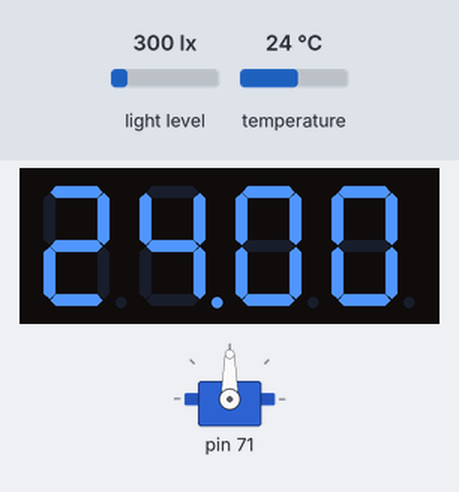
This sketch was run on a simulated Arduino Uno, built with avr-gcc and run on an emulated ATmega328P. Parts: servo, 4-digit seven-segment display. The inputs (shaded band) are chosen by the test bench; at power-on: temperature 24 °C, light level 300 lx.

Above: at 1.1 s.
1.2 s: temperature set to 12 °C
At 2.5 s:
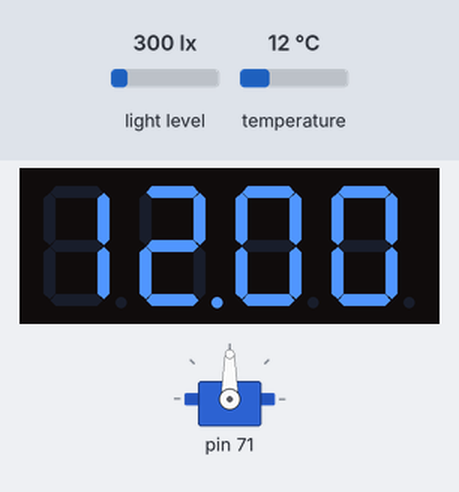
2.8 s: temperature set to 19 °C
At 4.1 s:
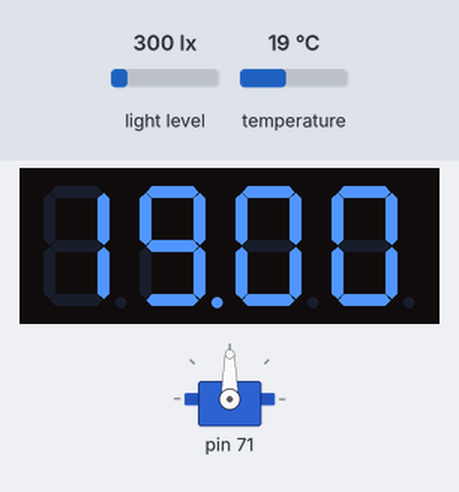
4.4 s: temperature set to 28 °C
At 5.5 s:
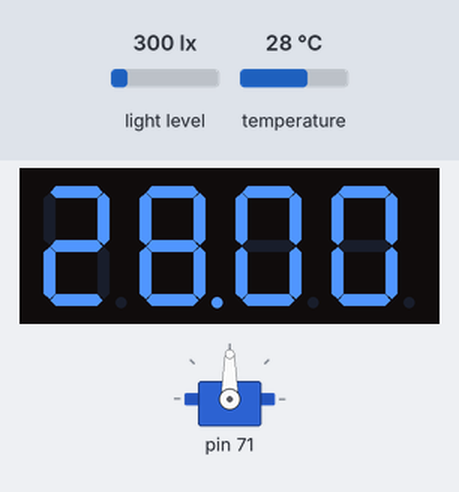
Timing chart, 0 to 7.4 s (numbered marks = the images above; inputs shaded):
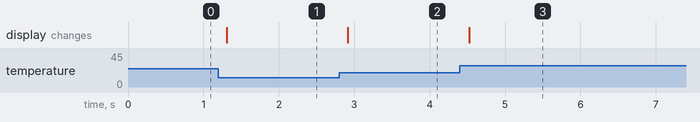

The sketch:

_306-B.ino
```cpp
#include <Arduino.h>
#include <Wire.h>
#include <SoftwareSerial.h>

#include <MeOrion.h>

double angle_rad = PI/180.0;
double angle_deg = 180.0/PI;
double x;
MeLightSensor lightsensor_7(7);
MePIRMotionSensor pir_6(6);
MeTemperature temperature_3_1(3,1);
Me7SegmentDisplay seg7_4(4);
Servo servo_3_2;
MePort port_3(3);
MeUltrasonicSensor ultrasonic_8(8);


void setup(){
    servo_3_2.attach(port_3.pin2());
    while(!(((lightsensor_7.read()) < (300)) && (pir_6.isHumanDetected())))
    {
        _loop();
        x = temperature_3_1.temperature();
        seg7_4.display((float)x);
        _delay(0.3);
    }
    servo_3_2.write(45);
    while(!((ultrasonic_8.distanceCm()) < (6)))
    {
        _loop();
    }
    servo_3_2.write(135);

}

void loop(){

    x = temperature_3_1.temperature();
    seg7_4.display((float)x);
    _delay(0.3);

    _loop();
}

void _delay(float seconds){
    long endTime = millis() + seconds * 1000;
    while(millis() < endTime)_loop();
}

void _loop(){

}
```

Measured:
- after the input at 1.2 s, the display: changes after 0.11 s (image 1)
- after the input at 2.8 s, the display: changes after 0.12 s (image 2)
- after the input at 4.4 s, the display: changes after 0.12 s (image 3)
